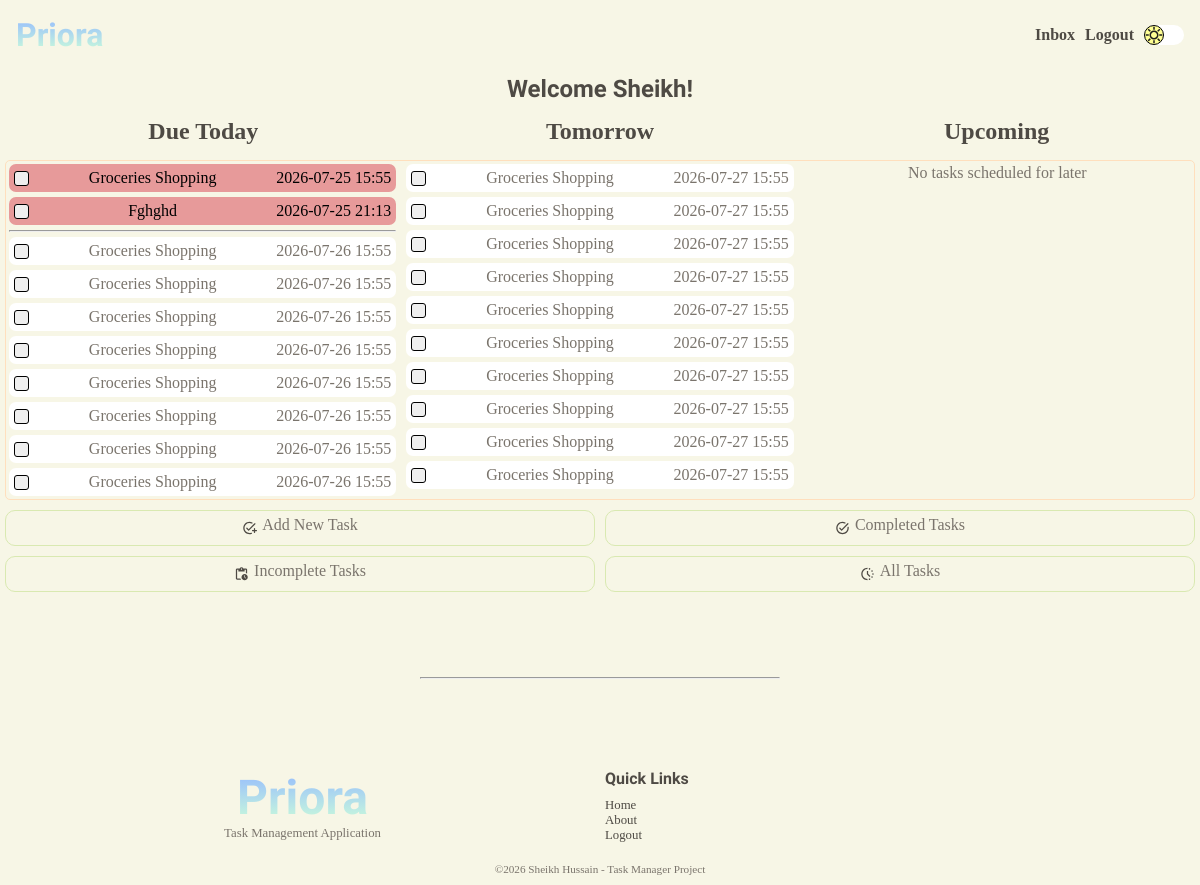
The page /user/home (signed in) on the database as committed earlier.
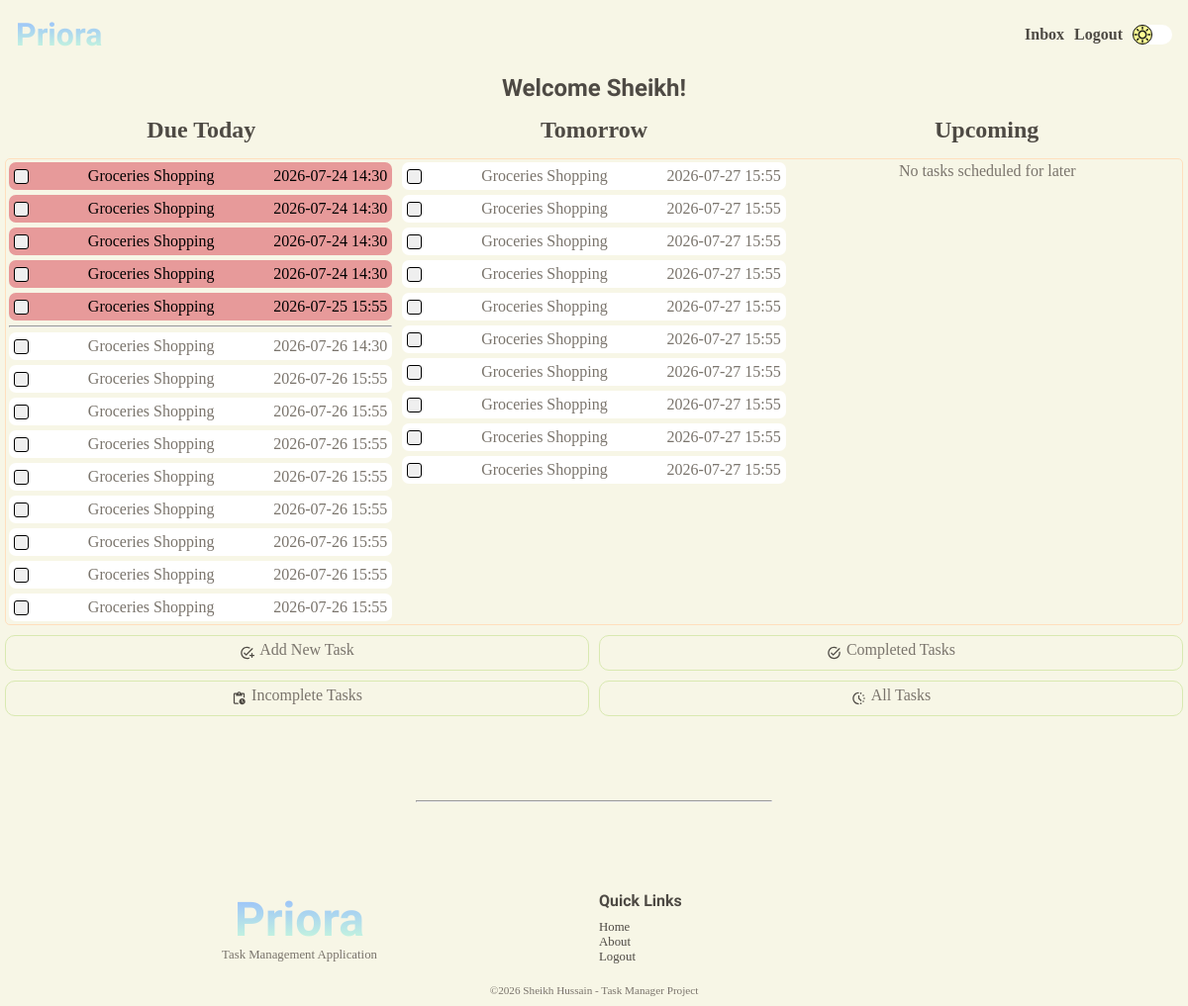
The same page on the database as committed later.
### tables this page shows
CREATE TABLE "tasks" (
                            "task_id"	INTEGER NOT NULL UNIQUE,
                            "user_id"	INTEGER NOT NULL,
                            "title"	TEXT NOT NULL,
                            "description"	TEXT NOT NULL,
                            "due_date"	TEXT NOT NULL,
                            "due_time"	TEXT NOT NULL,
                            "completion_date"	TEXT,
                            "completion_time"	TEXT,
                            "completed"	INTEGER NOT NULL DEFAULT 0,
                            PRIMARY KEY("task_id" AUTOINCREMENT),
                            FOREIGN KEY("user_id") 
                                REFERENCES "users"("user_id")
                                ON DELETE CASCADE
                            );

### app.py (the view, shortened to what this page needs)
@app.route("/user/home", methods=["GET", "POST"])
@login_required
@password_reset_required
def account():
    title = "Welcome Back!"
    user = find_user_by_id(session.get("user-id"))
    new_user = bool(user["new_user"])
    tasks = load_tasks(user)
    date = datetime.now().replace(microsecond=0).date()
    today = date
    tomorrow = date + timedelta(days=1)
    future = date + timedelta(days=2)
    todays = search_tasks_by_date(today, user)
    tomorrows = search_tasks_by_date(tomorrow, user)
    upcoming = search_upcoming_tasks(future, user)
    overdue = search_overdue_tasks(today, user)
    return render_template(
        "user/home.html",
        title=title,
        tasks=tasks,
        new_user=new_user,
        todays=todays,
        tomorrows=tomorrows,
        upcoming=upcoming,
        user=user,
        overdue=overdue,
    )

### app.py (called while the page is built)
@app.after_request
def security_headers(response):
    response.headers["Content-Security-Policy"] = (
        "default-src 'self'; "
        "script-src 'self'; "
        "style-src 'self' https://fonts.googleapis.com; "
        "font-src 'self' https://fonts.gstatic.com;"
    )
    return response

### services/auth.py (called while the page is built)
def login_required(f):
    @wraps(f)
    def decorated_function(*args, **kwargs):
        if session.get("user-id") is None:
            return redirect(url_for("login"))
        return f(*args, **kwargs)
    return decorated_function

def password_reset_required(f):
    @wraps(f)
    def decorated_function(*args, **kwargs):
        reset_req = is_reset_req(session.get("user-id"))
        if reset_req:
            return redirect(url_for("change_password"))
        return f(*args, **kwargs)
    return decorated_function

### services/database.py (called while the page is built)
def connect_database():
    os.makedirs("instance", exist_ok=True)
    connection = sqlite3.connect("instance/task-manager.db")
    connection.row_factory = sqlite3.Row
    connection.execute("PRAGMA foreign_keys = ON;")
    return connection

### services/tasks.py (called while the page is built)
def load_tasks(user):
    tasks = all_tasks(user)
    if tasks:
        return tasks
    return None

### templates/user/home.html (shortened to what this page needs)
{% extends 'layout.html' %} {% block content %}
<section class="user-home-section">
  <h1>Welcome {{ user['first_name'].title() }}!</h1>
  {% if tasks and not new_user %}
  <div class="row-title">
    <div>
      <h2>Due Today</h2>
    </div>
    <div>
      <h2 class="show-on-tablet">Tomorrow</h2>
    </div>
    <div>
      <h2 class="show-on-desktop">Upcoming</h2>
    </div>
  </div>
  {% endif %}
  <div class="user-home-tasks-grid">
    {% if tasks and not new_user %}
    <div class="task-column">
      {% if overdue %} {% for task in overdue %}
      <a href="{{ url_for('task', task_id = task['task_id']) }}">
        <div class="user-home-tasks-card overdue">
          <form action="" method="post">
            <button type="submit" class="task-button">
            </button>
            <p>{{ task['title'].title() }}</p>
            <p>{{ task['due_date'] }} {{ task['due_time'] }}</p>
          </form>
        </div>
      </a>
      {% endfor %}
      <hr class="hr-line-2" />
      {% endif %} {% if todays %} {% for task in todays %}
      <a href="{{ url_for('task', task_id = task['task_id']) }}">
        <div class="user-home-tasks-card">
          <form action="" method="post">
            <button type="submit" class="task-button">
            </button>
            <p>{{ task['title'].title() }}</p>
            <p>{{ task['due_date'] }} {{ task['due_time'] }}</p>
          </form>
        </div>
      </a>
      {% endfor %} {% else %}
      <p>No tasks for today</p>
      {% endif %}
    </div>
    <div class="task-column show-on-tablet">
      {% if tomorrows %} {% for task in tomorrows %}
      <a href="{{ url_for('task', task_id = task['task_id']) }}">
        <div class="user-home-tasks-card">
          <form action="" method="post">
            <button type="submit" class="task-button">
            </button>
            <p>{{ task['title'].title() }}</p>
            <p>{{ task['due_date'] }} {{ task['due_time'] }}</p>
          </form>
        </div>
      </a>
      {% endfor %} {% else %}
      <p>No tasks for tomorrow</p>
      {% endif %}
    </div>
    <div class="task-column show-on-desktop">
      {% if upcoming %} {% for task in upcoming %}
      <a href="{{ url_for('task', task_id = task['task_id']) }}">
        <div class="user-home-tasks-card">
          <form action="" method="post">
            <input type="hidden" name="csrf_token" value="{{ csrf_token() }}" />
            <input type="hidden" name="task-id" value="{{ task['task_id'] }}" />
            <button type="submit" class="task-button">
              <svg
                xmlns="http://www.w3.org/2000/svg"
                viewBox="0 -960 960 960"
                class="task-button-inner"
              >
                <path
                  d="m405-436 228-227q18-18 41.5-18t41.5 18q18 18 18 41.5T716-580L447-310q-18 18-42.5 18T362-310L254-419q-18-18-18-41.5t18-41.5q18-18 41.5-18t41.5 18l68 66Z"
                />
              </svg>
            </button>
            <p>{{ task['title'].title() }}</p>
            <p>{{ task['due_date'] }} {{ task['due_time'] }}</p>
          </form>
        </div>
      </a>
      {% endfor %} {% else %}
      <p>No tasks scheduled for later</p>
      {% endif %}
    </div>
    {% elif new_user and not tasks %}
    <div class="empty-column"></div>
    <div class="no-tasks">
      <p>Start by adding your first task!</p>
    </div>
    <div class="empty-column"></div>
    {% else %}
    <div class="empty-column"></div>
    <div class="no-tasks">
      <p>No tasks, add a task!</p>
    </div>
    <div class="empty-column"></div>
    {% endif %}
  </div>
</section>
<div>{% include 'user-nav.html' %}</div>
<div class="space"></div>
{% endblock content %}

Rows that differ between the two databases and show on the page:
no longer on this page (row unchanged): tasks: title "Fghghd", due_date "2026-07-25", due_time "21:13", shown under "Upcoming"
added tasks: title "Groceries Shopping", due_date "2026-07-24", due_time "14:30", shown under "Upcoming"
added tasks: title "Groceries Shopping", due_date "2026-07-24", due_time "14:30", shown under "Upcoming"
added tasks: title "Groceries Shopping", due_date "2026-07-24", due_time "14:30", shown under "Upcoming"
added tasks: title "Groceries Shopping", due_date "2026-07-24", due_time "14:30", shown under "Upcoming"
added tasks: title "Groceries Shopping", due_date "2026-07-26", due_time "14:30"
